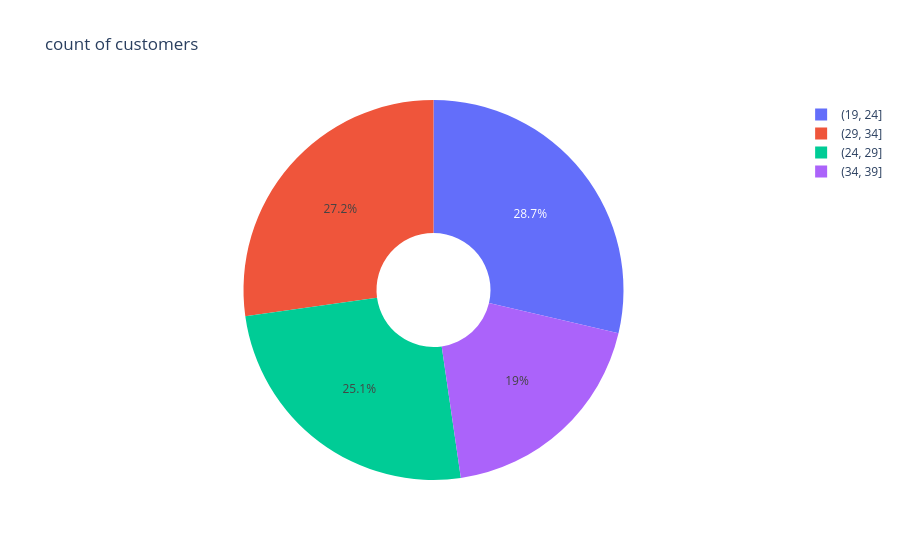

Write notebook code for a chart like this one.
### Code cell
fig = px.pie(data_frame= q3,names = 'Age_Range',values='count',title = 'count of customers',hole=0.3)
fig.show()

### Figure 1 — Plotly figure (JSON) as saved in the notebook; plotly's stock layout.template omitted (floating-point values rounded to 4 significant figures)
{"data": [{"domain": {"x": [0, 1], "y": [0, 1]}, "hole": 0.3, "hovertemplate": "Age_Range=%{label}<br>count=%{value}<extra></extra>", "labels": ["(19, 24]", "(29, 34]", "(24, 29]", "(34, 39]"], "legendgroup": "", "name": "", "showlegend": true, "type": "pie", "values": [137, 130, 120, 91]}], "layout": {"legend": {"tracegroupgap": 0}, "title": {"text": "count of customers"}}}
